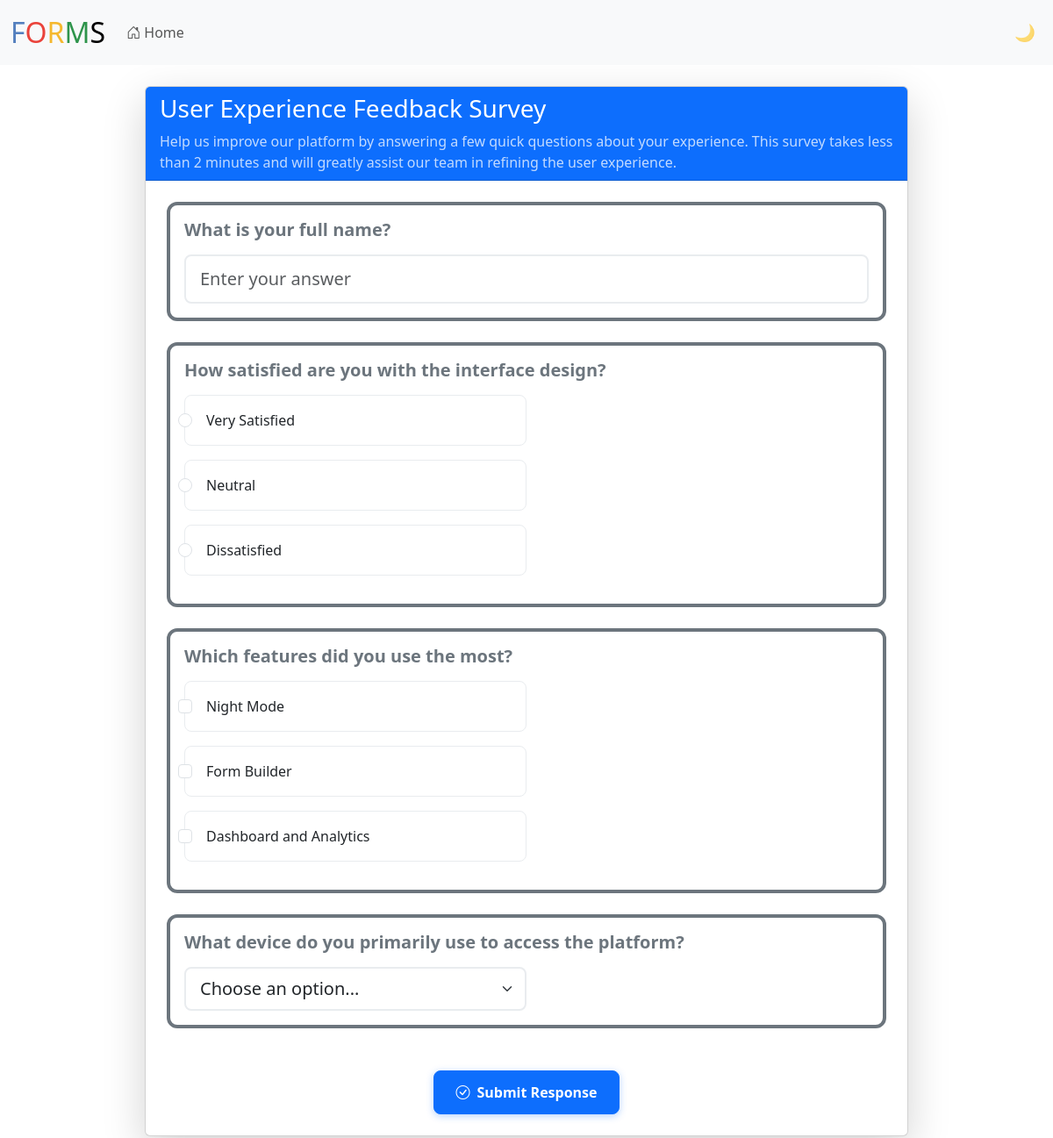
The app's page /respond/9WU76w2i with its own data.
### models.py (models this page shows, shortened)
class Form(db.Model):
    __tablename__ = "forms"
    id = db.Column(db.String(8), primary_key=True, default=generate_random_id)
    name = db.Column(db.String, default="")
    title = db.Column(db.String, default="")
    description = db.Column(db.String, default="")
    questionCount = db.Column(db.Integer, default=0)
    createdAt = db.Column(db.String, default=lambda: datetime.now().strftime("%Y-%m-%d %H:%M:%S"))
    responsesCount = db.Column(db.Integer, default=0)
    userId = db.Column(db.String(8), db.ForeignKey('users.id'))
    questions = db.relationship('Question', backref='form', cascade="all, delete-orphan", lazy=True)
    options = db.relationship('Option', backref='form', cascade="all, delete-orphan", lazy=True)
    responses = db.relationship('Response', backref='form', cascade="all, delete-orphan", lazy=True)

class Question(db.Model):
    __tablename__ = "questions"
    id = db.Column(db.String(8), primary_key=True, default=generate_random_id)
    text = db.Column(db.String, default="")
    answerType = db.Column(db.String, default="")
    optionCount = db.Column(db.Integer, default=0)
    formId = db.Column(db.String(8), db.ForeignKey('forms.id'))
    saved = db.Column(db.Boolean, default=False)
    options = db.relationship('Option', backref='question', cascade="all, delete-orphan", lazy=True)
    responses = db.relationship('Response', backref='question', cascade="all, delete-orphan", lazy=True)

class Option(db.Model):
    __tablename__ = "options"
    id = db.Column(db.String(8), primary_key=True, default=generate_random_id)
    text = db.Column(db.String, default="")
    questionId = db.Column(db.String(8), db.ForeignKey('questions.id'))
    formId = db.Column(db.String(8), db.ForeignKey('forms.id'))

### respond.py (the view, shortened to what this page needs)
@respond_bp.route("/respond/<form_id>" ,methods = ["GET","POST"])
def respond(form_id):
    form = Form.query.filter_by(id=form_id).first()
    questions = Question.query.filter_by(formId=form_id).all()
    options = Option.query.all()
    options = Option.query.all()
    options_map = defaultdict(list)
    for opt in options:
        options_map[opt.questionId].append(opt)
    if request.method=="GET":
        if session.get("responded_forms") and str(form_id) in session.get("responded_forms", []):
            return redirect(url_for('respond.response_submitted', form_id=form_id))
        return render_template("respond.html" ,form=form, questions=questions, options_map=options_map)

### app.py (called while the page is built)
@app.after_request
def after_request(response):
    response.headers["Cache-Control"] = "no-cache, no-store, must-revalidate"
    response.headers["Expires"] = 0
    response.headers["Pragma"] = "no-cache"
    return response

@app.context_processor
def inject_csrf_token():
    from flask_wtf.csrf import generate_csrf
    return dict(csrf_token=generate_csrf)

### templates/respond.html (shortened to what this page needs)
{% extends "layout2.html" %}
{% block main %}
<div class="container respond-container text-start" style="max-width: 900px;">
    <div class="card shadow-lg">
        <div class="card-header bg-primary text-white text-start">
            <h3 class="mb-0">{{ form.title }}</h3>
            {% if form.description %}
            <p class="mb-0 mt-2 opacity-75">{{ form.description }}</p>
            {% endif %}
        </div>
        <div class="card-body respond-card-body p-4">
            <form id="response-form" action="/respond/{{form.id}}" method="post">
                {% for question in questions %}
                <div class="question-card mb-4">
                    <div class="card border-start border-4 border-secondary">
                        <div class="card-body">
                            <label class="form-label h5 text-secondary mb-3">
                                {{ question.text }}
                            </label>
                            {% if question.answerType == "text" %}
                                <input type="text"
                                       name="{{question.id}}"
                                       class="form-control form-control-lg w-100"
                                       required
                                       placeholder="Enter your answer"
                                       title="Answer for {{question.text}}">
                            {% elif question.answerType == "radio" %}
                                <div class="options-container">
                                    {% for option in options_map[question.id] %}
                                        <div class="form-check form-check-custom mb-3 w-50">
                                            <input name="{{question.id}}"
                                                   value="{{option.text}}"
                                                   type="radio"
                                                   class="form-check-input"
                                                   id="opt{{option.id}}"
                                                   required>
                                            <label class="form-check-label" for="opt{{option.id}}">
                                                {{option.text}}
                                            </label>
                                        </div>
                                    {% endfor %}
                                </div>
                            {% elif question.answerType == "checkbox" %}
                                <div class="options-container">
                                    {% for option in options_map[question.id] %}
                                        <div class="form-check form-check-custom mb-3 w-50">
                                            <input name="{{question.id}}"
                                                   value="{{option.text}}"
                                                   type="checkbox"
                                                   class="form-check-input"
                                                   id="opt{{option.id}}">
                                            <label class="form-check-label" for="opt{{option.id}}">
                                                {{option.text}}
                                            </label>
                                        </div>
                                    {% endfor %}
                                </div>
                            {% elif question.answerType == "dropdown" %}
                                <select name="{{question.id}}"
                                        class="form-select form-select-lg w-50"
                                        title="Select an option"
                                        required>
                                    <option value="">Choose an option...</option>
                                </select>
                            {% endif %}
                        </div>
                    </div>
                </div>
                {% endfor %}
                <div class="text-center mt-5">
                    <button class="btn btn-primary btn-submit-response" type="submit" id="submit-btn">
                        <i class="bi bi-check-circle me-2"></i>Submit Response
                    </button>
                </div>
            </form>
        </div>
    </div>
</div>
{% endblock %}

### templates/layout2.html (shortened to what this page needs)
<!DOCTYPE html>
<html lang="en">
    <head>
        <link href="https://cdn.jsdelivr.net/npm/bootstrap@5.3.3/dist/css/bootstrap.min.css" rel="stylesheet">
        <link href="https://cdn.jsdelivr.net/npm/bootstrap-icons@1.11.0/font/bootstrap-icons.css" rel="stylesheet">
        <link href="/static/css/styles.css" rel="stylesheet">
    </head>
    <body>
        <nav class="navbar navbar-expand-lg navbar-light bg-light">
            <div class="container-fluid">
                <a class="navbar-brand" href="/">
                    <span class="blue">F</span><span class="red">O</span><span class="yellow">R</span><span class="green">M</span><span class="">S</span>
                </a>
                <div class="collapse navbar-collapse" id="navbarNav">
                    <ul class="navbar-nav me-auto">
                        <li class="nav-item">
                            <a class="nav-link" href="/">
                                <i class="bi bi-house-door"></i> Home
                            </a>
                        </li>
                    </ul>
                    <ul class="navbar-nav ms-auto">
                        <li class="nav-item">
                            <a href="#" id="theme-toggle" class="nav-link" title="Toggle Dark Mode">🌙</a>
                        </li>
                    </ul>
                </div>
            </div>
        </nav>
        <main class="container-fluid py-4 text-start">
            {% block main %}{% endblock %}
        </main>
    </body>
</html>

### static/css/styles.css (style rules this page uses)
nav .navbar-brand { font-size: xx-large; }
nav .navbar-brand .blue { color: #537fbe; }
nav .navbar-brand .red { color: #ea433b; }
nav .navbar-brand .yellow { color: #f5b82e; }
nav .navbar-brand .green { color: #2e944b; }
.navbar { position: sticky; top:0; }
body { background-color: #fff; color: #212529; font-size: 1rem; font-weight: 400; line-height: 1.5; margin: 0; text-align: left; }
.container { margin-left: auto; margin-right: auto; padding-left: 15px; padding-right: 15px; text-align: center; width: 90%; }
button, input[type="submit"] { background-color: #d9edff; border: 1px solid transparent; border-radius: 0.25rem; font-size: 0.95rem; font-weight: 400; line-height: 1.5; padding: 0.375rem 0.75rem; text-align: center; transition: color 0.15s ease-in-out, background-color 0.15s ease-in-out, border-color 0.15s ease-in-out, box-shadow 0.15s ease-in-out; vertical-align: middle; }
input[type="text"], input[type="number"] { line-height: 1.8; width: 25%; }
#theme-toggle { background: none; border: none; font-size: 1.2rem; padding: 0.25rem 0.5rem; border-radius: 0.375rem; transition: background-color 0.15s ease-in-out; }
body, .navbar, .card, .form-control, .form-select, .btn, .alert, .table { transition: background-color 0.3s ease, color 0.3s ease, border-color 0.3s ease; }
.question-card .card { transition: all 0.3s ease; border-radius: 12px; }
.question-card .form-label { font-weight: 600; margin-bottom: 1rem; }
.form-control-lg, .form-select-lg { border-radius: 8px; border: 2px solid #e9ecef; transition: all 0.3s ease; }
.form-check-custom { padding: 1rem; border: 1px solid #e9ecef; border-radius: 8px; transition: all 0.2s ease; cursor: pointer; }
.form-check-label { cursor: pointer; width: 100%; margin-left: 0.5rem; }
.btn-submit-response { border-radius: 8px; font-weight: 600; padding: 12px 24px; font-size: 1rem; box-shadow: 0 2px 8px rgba(13, 110, 253, 0.3); transition: all 0.3s ease; }
.form-label { text-align: left !important; display: block; width: 100%; }
.text-start { text-align: left !important; }
.card .form-label, .card-body .form-label { text-align: left !important; }

### templates/layout2.html (style rules this page uses)
.navbar { position: sticky; top: 0; z-index: 1030; }
main { padding-top: 1rem; }

### records on screen
Form: title "User Experience Feedback Survey", description "Help us improve our platform by answering a few quick questions about your experience. This survey takes less than 2 minutes and will greatly assist our team in refining the user experience."
Question: text "What is your full name?"
Question: text "How satisfied are you with the interface design?"
Option: text "Very Satisfied"
Option: text "Neutral"
Option: text "Dissatisfied"
Question: text "Which features did you use the most?"
Option: text "Night Mode"
Option: text "Form Builder"
Option: text "Dashboard and Analytics"
Question: text "What device do you primarily use to access the platform?"
